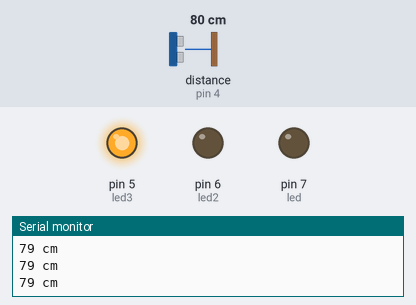
The sketch below on a simulated Arduino Uno, built with avr-gcc and run on an emulated ATmega328P. On the bench: output pins drawn as LEDs (lit = HIGH), the last lines printed to the serial monitor. Wiring (inferred from the names in the program): ultrasonic range finder: trigger pin 2; echo pin 4. Dashed ring = blinking. Inputs (shaded band) come from the test bench; at power-on: distance to the obstacle (sensor on pin 4) 80 cm. The echo pulse lasts 58.3 µs per cm; pins used as bus, display or sensor lines are not drawn.

Above: at 1.3 s.
1.4 s: distance to the obstacle (sensor on pin 4) set to 60 cm
At 1.9 s:
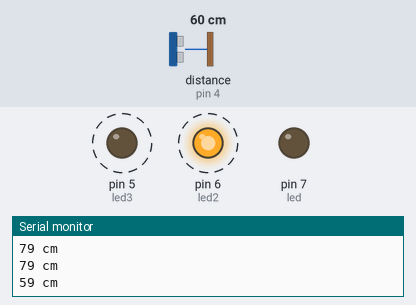
4.4 s: distance to the obstacle (sensor on pin 4) set to 2 cm
At 5.0 s:
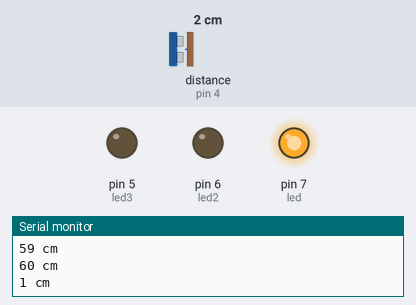
6.0 s: distance to the obstacle (sensor on pin 4) set to 27 cm
7.5 s: distance to the obstacle (sensor on pin 4) set to 34 cm
At 8.7 s:
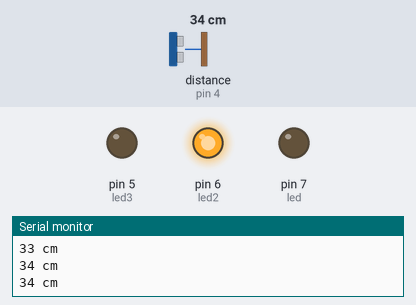
9.0 s: distance to the obstacle (sensor on pin 4) set to 4 cm
At 10.3 s:
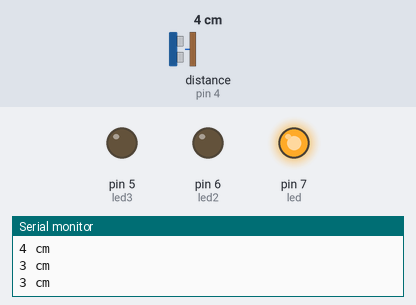
Timing chart, 0 to 11.5 s (numbered marks = the images above; inputs shaded):
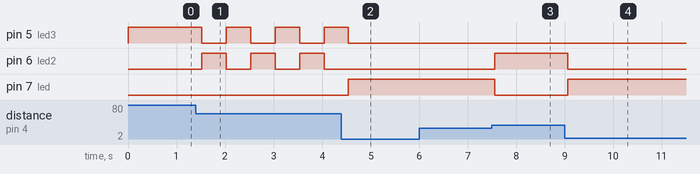

Measured:
- the behaviour switches between 30 and 31 cm on distance to the obstacle (sensor on pin 4) (found by bisection; images 2 and 3)
- after the input at 1.4 s, pin 5 (led3), pin 6 (led2): alternates HIGH for 0.50 s and LOW for 0.50 s, starting after 0.12 s
- after the input at 4.4 s, pin 5 (led3): goes on until 4.5 s, then stays LOW; pin 6 (led2): stays LOW (without the input it goes to HIGH after 0.15 s); pin 7 (led): LOW → HIGH after 0.14 s
- after the input at 7.5 s, pin 6 (led2): LOW → HIGH after 0.05 s; pin 7 (led): HIGH → LOW after 0.05 s
- after the input at 9.0 s, pin 6 (led2): HIGH → LOW after 0.06 s; pin 7 (led): LOW → HIGH after 0.06 s

The sketch:

Ultrasonic_Sensor_to_LED.ino
```cpp
int trigPin = 2;
int echoPin = 4;
int led = 7;
int led2 = 6;
int led3 = 5;
void setup() {
  Serial.begin (9600);
  pinMode(trigPin, OUTPUT);
  pinMode(echoPin, INPUT);
  pinMode(led, OUTPUT);
  pinMode(led2, OUTPUT);
  pinMode(led3, OUTPUT);
}

void loop() {
  long duration, distance;
  digitalWrite(trigPin, LOW);
  delayMicroseconds(2);
  digitalWrite(trigPin, HIGH);
  delayMicroseconds(10);
  digitalWrite(trigPin, LOW);
  duration = pulseIn(echoPin, HIGH);
  distance = (duration/2) / 29.1;
  if (distance < 30) {  //
    digitalWrite(led,HIGH);
  digitalWrite(led2,LOW);
  digitalWrite(led3, LOW);
}
  else if (distance < 60) {
    digitalWrite(led,LOW);
    digitalWrite(led2,HIGH);
    digitalWrite(led3, LOW);
  }
  else {
    digitalWrite(led3, HIGH);
    digitalWrite(led, LOW);
    digitalWrite(led2, LOW);
  }
    Serial.print(distance);
    Serial.println(" cm");

    delay (500);
  }
```
